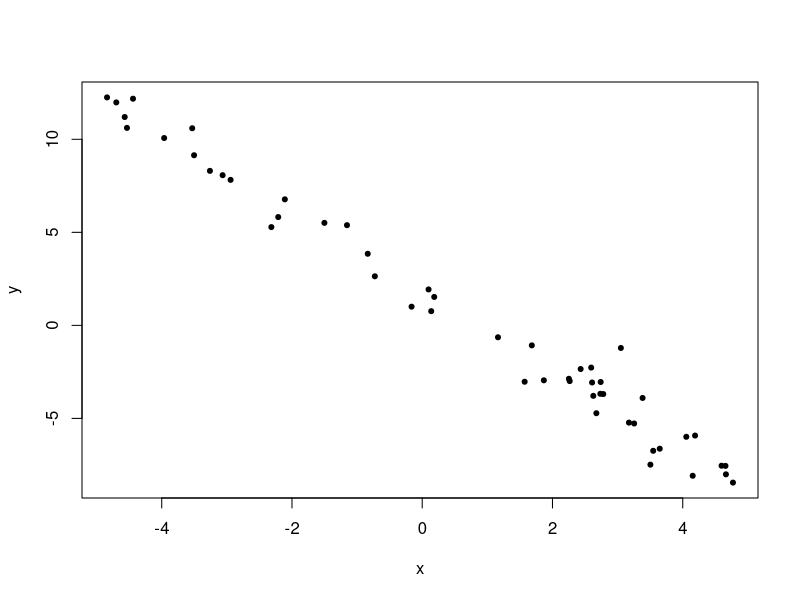

This chart was generated by the following R code:
# Generate some data
n=50
x <- runif(n, -5, 5)
beta <- runif(2, -3, 3)
y <- beta[1] + beta[2] * x   + rnorm(n)

# Plot
plot(x, y, pch=20)
